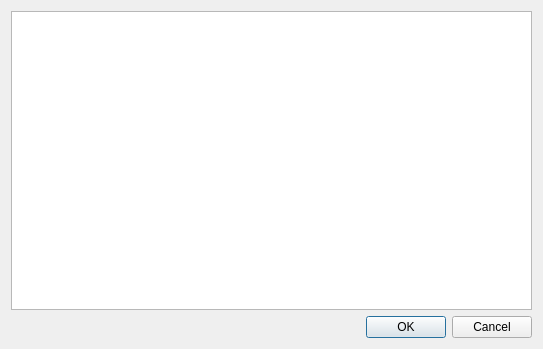
<?xml version="1.0" encoding="UTF-8"?>
<ui version="4.0">
 <class>DialogFileEditor</class>
 <widget class="QDialog" name="DialogFileEditor">
  <property name="geometry">
   <rect>
    <x>0</x>
    <y>0</y>
    <width>543</width>
    <height>349</height>
   </rect>
  </property>
  <property name="windowTitle">
   <string>Dialog</string>
  </property>
  <layout class="QGridLayout" name="gridLayout">
   <item row="0" column="0">
    <layout class="QVBoxLayout" name="verticalLayout">
     <property name="sizeConstraint">
      <enum>QLayout::SetDefaultConstraint</enum>
     </property>
     <item>
      <widget class="QTextEdit" name="m_text"/>
     </item>
     <item>
      <widget class="QDialogButtonBox" name="m_okCancel">
       <property name="orientation">
        <enum>Qt::Horizontal</enum>
       </property>
       <property name="standardButtons">
        <set>QDialogButtonBox::Cancel|QDialogButtonBox::Ok</set>
       </property>
      </widget>
     </item>
    </layout>
   </item>
  </layout>
 </widget>
 <resources/>
 <connections>
  <connection>
   <sender>m_okCancel</sender>
   <signal>accepted()</signal>
   <receiver>DialogFileEditor</receiver>
   <slot>accept()</slot>
   <hints>
    <hint type="sourcelabel">
     <x>248</x>
     <y>254</y>
    </hint>
    <hint type="destinationlabel">
     <x>157</x>
     <y>274</y>
    </hint>
   </hints>
  </connection>
  <connection>
   <sender>m_okCancel</sender>
   <signal>rejected()</signal>
   <receiver>DialogFileEditor</receiver>
   <slot>reject()</slot>
   <hints>
    <hint type="sourcelabel">
     <x>316</x>
     <y>260</y>
    </hint>
    <hint type="destinationlabel">
     <x>286</x>
     <y>274</y>
    </hint>
   </hints>
  </connection>
 </connections>
</ui>
